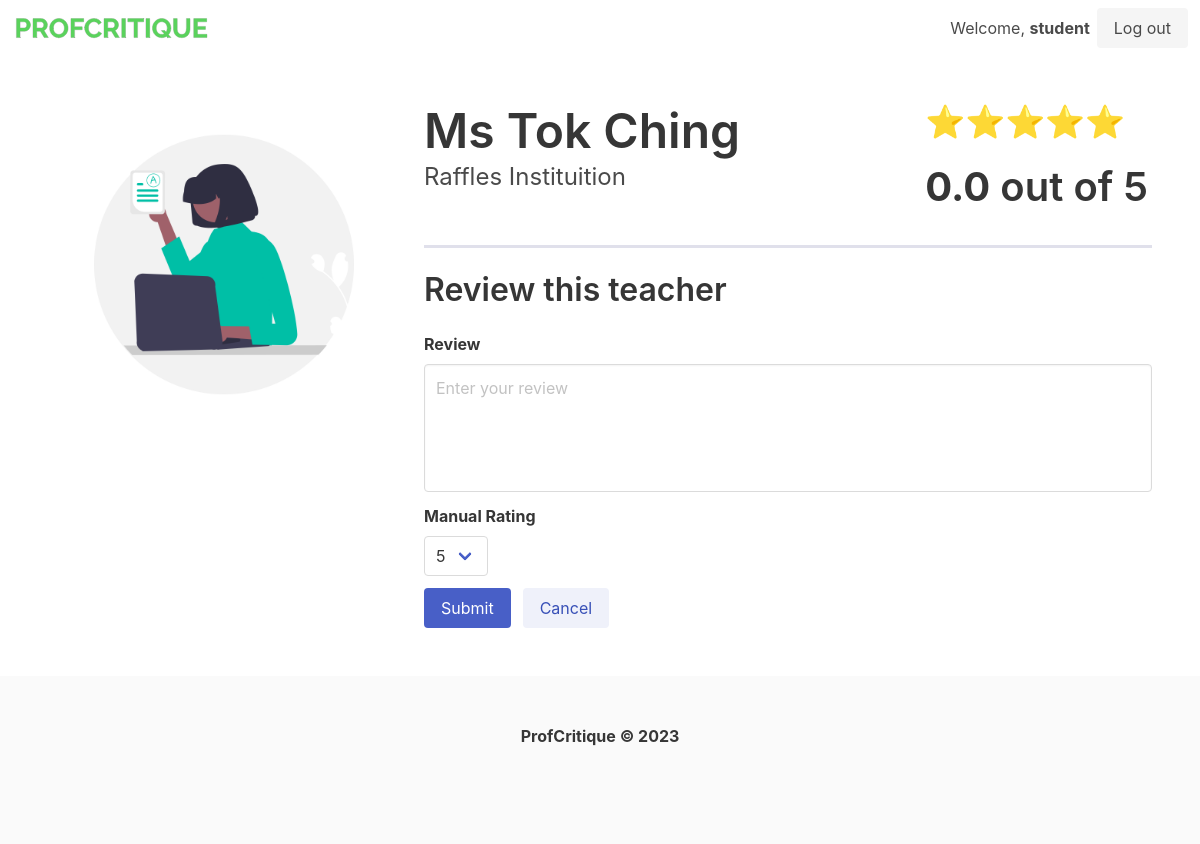
The app's page /teacher/2/review (signed in) with its own data.
### tables this page shows
CREATE TABLE users (
            id INTEGER PRIMARY KEY AUTOINCREMENT,
            username TEXT,
            password TEXT
        );

CREATE TABLE teachers (
            id INTEGER PRIMARY KEY,
            name TEXT,
            school_id INTEGER,
            FOREIGN KEY(school_id) REFERENCES schools(id)
        );

CREATE TABLE schools (
            id INTEGER PRIMARY KEY,
            name TEXT
        );

### main.py (the view)
@app.route("/teacher/<teacher_id>/review", methods=["GET"])
@login_required
def review_teacher(teacher_id=""):
    result = db.get_teacher_by_id(teacher_id)
    return render_template("review.html", teacher_id=teacher_id, result=result)

### main.py (called while the page is built)
@login_manager.user_loader
def load_user(user_id):
    user = db.get_user_by_id(user_id)
    if user is None:
        return None
    else:
        return User(int(user["id"]), user["username"], user["password"])

### utils/datastore.py (called while the page is built)
    def get_conn(self) -> sqlite3.Connection:
        def dict_factory(cursor: sqlite3.Cursor, row: sqlite3.Row) -> dict:
            d = {}
            for idx, col in enumerate(cursor.description):
                d[col[0]] = row[idx]
            return d
        conn = sqlite3.connect(self.uri)
        conn.row_factory = dict_factory
        return conn

    def get_record(self, command, param=None):
        conn = self.get_conn()
        cur = conn.cursor()
        if param is None:
            cur.execute(query_table[command])
        else:
            cur.execute(query_table[command], param)
        return cur.fetchone()

    def get_user_by_id(self, user_id):
        user = self.get_record("load_user_by_id", (user_id,))
        return user

    def get_teacher_by_id(self, teacher_id):
        teacher = self.get_record("get_teacher_by_id", (int(teacher_id),))
        score = self.get_record("get_aggregated_score", (int(teacher_id),))
        if score["rating"] is None:
            score["rating"] = 0.0
        return dict(teacher, **score)

### templates/review.html (shortened to what this page needs)
{% extends "layout.html" %}
{% block body %}
<section class="section is-small">
    <div class="columns">
        <div class="column is-one-third">
            <figure class="image">
                <img src="{{url_for('static', filename='teacher_profile.png')}}">
            </figure>
        </div>
        <div class="column is-two-thirds">
            <div class="columns">
                <div class="column">
                    <h1 class="title is-1">{{ result["teacher_name"] }}</h1>
                    <h2 class="subtitle is-4">{{ result["school_name"] }}</h2>
                </div>
                <div class="column is-4">
                    <h1 class="title is-3">⭐⭐⭐⭐⭐</h1>
                    <h1 class="title is-2   "><b>{{ result["rating"]|round(1) }}</b> out of 5</h1>
                </div>
            </div>
            <hr style="border-top: 3px solid #e0e0eb;">
            <div class="columns">
                <div class="column">
                    <h1 class="title is-3">Review this teacher</h1>
                    <form action="/teacher/{{ teacher_id }}/review/add" method="post">
                        <div class="field">
                            <label class="label">Review</label>
                            <div class="control">
                                <textarea name="review" class="textarea has-fixed-size"
                                    placeholder="Enter your review"></textarea>
                            </div>
                        </div>
                        <div class="field">
                            <label class="label">Manual Rating</label>
                            <div class="control">
                                <div class="select">
                                    <select name="fallback_rating">
                                        <option value="5">5</option>
                                    </select>
                                </div>
                            </div>
                        </div>
                        <div class="field is-grouped">
                            <div class="control">
                                <button class="button is-link">Submit</button>
                            </div>
                            <a class="button is-link is-light" href="/teacher/{{teacher_id}}">Cancel</a>
                        </div>
                    </form>
                </div>
            </div>
        </div>
    </div>
</section>
{% endblock %}

### templates/layout.html (shortened to what this page needs)
<!doctype html>
<html lang="en">
<head>
    <link rel="stylesheet" href="https://cdn.jsdelivr.net/npm/bulma@0.9.4/css/bulma.min.css">
</head>
<body>
    <nav class="navbar">
        <div class="navbar-brand">
            <a class="navbar-item" href="/">
                <img src="{{url_for('static', filename='logo.png')}}" width="200" height="30">
            </a>
        </div>
        <div class="navbar-end">
            <div class="navbar-item">
                {% if current_user.is_authenticated %}
                <h3 style="margin-right:7px">Welcome, <b>{{ current_user.username}}</b></h3>
                <a class="button is-light" href="/logout">
                    Log out
                </a>
                {% endif %}
            </div>
        </div>
    </nav>
    {% block body %}
    {% endblock %}
</body>
<footer class="footer">
    <div class="content has-text-centered">
        <p>
            <strong>ProfCritique © 2023</strong>
        </p>
    </div>
</footer>
</html>

### records on screen
users: username "student"
teachers: teacher_name "Ms Tok Ching"
schools: school_name "Raffles Instituition"

### other values on screen
{{ result["rating"]|round(1) }} "0.0"
